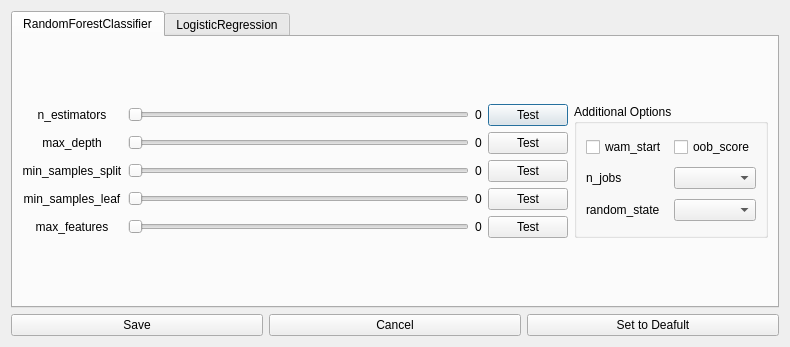
<?xml version="1.0" encoding="UTF-8"?>
<ui version="4.0">
 <class>algorithm_setup</class>
 <widget class="QDialog" name="algorithm_setup">
  <property name="geometry">
   <rect>
    <x>0</x>
    <y>0</y>
    <width>790</width>
    <height>347</height>
   </rect>
  </property>
  <property name="windowTitle">
   <string>Sklearn Algorithms</string>
  </property>
  <layout class="QGridLayout" name="gridLayout">
   <item row="0" column="1">
    <widget class="QTabWidget" name="algorithm_pages">
     <property name="currentIndex">
      <number>0</number>
     </property>
     <widget class="QWidget" name="rfc">
      <attribute name="title">
       <string>RandomForestClassifier</string>
      </attribute>
      <layout class="QGridLayout" name="gridLayout_3">
       <item row="0" column="0">
        <layout class="QGridLayout" name="gridLayout_2">
         <item row="1" column="2">
          <widget class="QLabel" name="rfc_lbl_depth">
           <property name="text">
            <string>0</string>
           </property>
           <property name="alignment">
            <set>Qt::AlignCenter</set>
           </property>
          </widget>
         </item>
         <item row="4" column="0">
          <widget class="QLabel" name="label_5">
           <property name="text">
            <string>max_features</string>
           </property>
           <property name="alignment">
            <set>Qt::AlignCenter</set>
           </property>
          </widget>
         </item>
         <item row="0" column="1">
          <widget class="QSlider" name="rfc_slider_esti">
           <property name="maximum">
            <number>300</number>
           </property>
           <property name="singleStep">
            <number>5</number>
           </property>
           <property name="orientation">
            <enum>Qt::Horizontal</enum>
           </property>
          </widget>
         </item>
         <item row="1" column="1">
          <widget class="QSlider" name="rfc_slider_depth">
           <property name="minimum">
            <number>1</number>
           </property>
           <property name="maximum">
            <number>32</number>
           </property>
           <property name="orientation">
            <enum>Qt::Horizontal</enum>
           </property>
          </widget>
         </item>
         <item row="2" column="2">
          <widget class="QLabel" name="rfc_lbl_split">
           <property name="text">
            <string>0</string>
           </property>
           <property name="alignment">
            <set>Qt::AlignCenter</set>
           </property>
          </widget>
         </item>
         <item row="3" column="2">
          <widget class="QLabel" name="rfc_lbl_leaf">
           <property name="text">
            <string>0</string>
           </property>
           <property name="alignment">
            <set>Qt::AlignCenter</set>
           </property>
          </widget>
         </item>
         <item row="4" column="2">
          <widget class="QLabel" name="rfc_lbl_max_features">
           <property name="text">
            <string>0</string>
           </property>
           <property name="alignment">
            <set>Qt::AlignCenter</set>
           </property>
          </widget>
         </item>
         <item row="0" column="2">
          <widget class="QLabel" name="rfc_lbl_esti">
           <property name="text">
            <string>0</string>
           </property>
           <property name="alignment">
            <set>Qt::AlignCenter</set>
           </property>
          </widget>
         </item>
         <item row="0" column="0">
          <widget class="QLabel" name="label">
           <property name="text">
            <string>n_estimators</string>
           </property>
           <property name="alignment">
            <set>Qt::AlignCenter</set>
           </property>
          </widget>
         </item>
         <item row="1" column="0">
          <widget class="QLabel" name="label_2">
           <property name="text">
            <string>max_depth</string>
           </property>
           <property name="alignment">
            <set>Qt::AlignCenter</set>
           </property>
          </widget>
         </item>
         <item row="2" column="0">
          <widget class="QLabel" name="label_3">
           <property name="text">
            <string>min_samples_split</string>
           </property>
           <property name="alignment">
            <set>Qt::AlignCenter</set>
           </property>
          </widget>
         </item>
         <item row="2" column="1">
          <widget class="QSlider" name="rfc_slider_split">
           <property name="minimum">
            <number>1</number>
           </property>
           <property name="maximum">
            <number>10</number>
           </property>
           <property name="singleStep">
            <number>1</number>
           </property>
           <property name="orientation">
            <enum>Qt::Horizontal</enum>
           </property>
          </widget>
         </item>
         <item row="3" column="1">
          <widget class="QSlider" name="rfc_slider_leaf">
           <property name="minimum">
            <number>1</number>
           </property>
           <property name="maximum">
            <number>5</number>
           </property>
           <property name="orientation">
            <enum>Qt::Horizontal</enum>
           </property>
          </widget>
         </item>
         <item row="3" column="0">
          <widget class="QLabel" name="label_4">
           <property name="text">
            <string>min_samples_leaf</string>
           </property>
           <property name="alignment">
            <set>Qt::AlignCenter</set>
           </property>
          </widget>
         </item>
         <item row="0" column="3">
          <widget class="QPushButton" name="rfc_test_esti">
           <property name="text">
            <string>Test</string>
           </property>
          </widget>
         </item>
         <item row="1" column="3">
          <widget class="QPushButton" name="rfc_test_depth">
           <property name="text">
            <string>Test</string>
           </property>
          </widget>
         </item>
         <item row="2" column="3">
          <widget class="QPushButton" name="rfc_test_split">
           <property name="text">
            <string>Test</string>
           </property>
          </widget>
         </item>
         <item row="3" column="3">
          <widget class="QPushButton" name="rfc_test_leaf">
           <property name="text">
            <string>Test</string>
           </property>
          </widget>
         </item>
         <item row="4" column="3">
          <widget class="QPushButton" name="rfc_test_max_features">
           <property name="text">
            <string>Test</string>
           </property>
          </widget>
         </item>
         <item row="4" column="1">
          <widget class="QSlider" name="rfc_slider_max_features">
           <property name="minimum">
            <number>0</number>
           </property>
           <property name="maximum">
            <number>20</number>
           </property>
           <property name="value">
            <number>0</number>
           </property>
           <property name="orientation">
            <enum>Qt::Horizontal</enum>
           </property>
          </widget>
         </item>
        </layout>
       </item>
       <item row="0" column="1">
        <layout class="QVBoxLayout" name="verticalLayout">
         <item>
          <widget class="QGroupBox" name="groupBox">
           <property name="title">
            <string>Additional Options</string>
           </property>
           <layout class="QGridLayout" name="gridLayout_4">
            <item row="0" column="1">
             <widget class="QCheckBox" name="rfc_oob_score">
              <property name="text">
               <string>oob_score</string>
              </property>
             </widget>
            </item>
            <item row="5" column="1">
             <widget class="QComboBox" name="rfc_randomstate"/>
            </item>
            <item row="3" column="1">
             <widget class="QComboBox" name="rfc_njobs"/>
            </item>
            <item row="3" column="0">
             <widget class="QLabel" name="label_11">
              <property name="text">
               <string>n_jobs</string>
              </property>
             </widget>
            </item>
            <item row="5" column="0">
             <widget class="QLabel" name="label_12">
              <property name="text">
               <string>random_state</string>
              </property>
             </widget>
            </item>
            <item row="0" column="0">
             <widget class="QCheckBox" name="rfc_warm_start">
              <property name="text">
               <string>wam_start</string>
              </property>
             </widget>
            </item>
           </layout>
          </widget>
         </item>
        </layout>
       </item>
      </layout>
     </widget>
     <widget class="QWidget" name="lr">
      <attribute name="title">
       <string>LogisticRegression</string>
      </attribute>
      <layout class="QGridLayout" name="gridLayout_7">
       <item row="0" column="0">
        <layout class="QGridLayout" name="gridLayout_5">
         <item row="3" column="0">
          <widget class="QLabel" name="label_22">
           <property name="text">
            <string>intercept_scaling</string>
           </property>
           <property name="alignment">
            <set>Qt::AlignCenter</set>
           </property>
          </widget>
         </item>
         <item row="0" column="1">
          <widget class="QSlider" name="horizontalSlider_7">
           <property name="orientation">
            <enum>Qt::Horizontal</enum>
           </property>
          </widget>
         </item>
         <item row="2" column="3">
          <widget class="QPushButton" name="rfc_test_split_2">
           <property name="text">
            <string>Test</string>
           </property>
          </widget>
         </item>
         <item row="3" column="3">
          <widget class="QPushButton" name="rfc_test_leaf_2">
           <property name="text">
            <string>Test</string>
           </property>
          </widget>
         </item>
         <item row="1" column="2">
          <widget class="QLabel" name="label_13">
           <property name="text">
            <string>0</string>
           </property>
           <property name="alignment">
            <set>Qt::AlignCenter</set>
           </property>
          </widget>
         </item>
         <item row="0" column="3">
          <widget class="QPushButton" name="rfc_test_esti_2">
           <property name="text">
            <string>Test</string>
           </property>
          </widget>
         </item>
         <item row="3" column="1">
          <widget class="QSlider" name="horizontalSlider_10">
           <property name="orientation">
            <enum>Qt::Horizontal</enum>
           </property>
          </widget>
         </item>
         <item row="2" column="2">
          <widget class="QLabel" name="label_15">
           <property name="text">
            <string>0</string>
           </property>
           <property name="alignment">
            <set>Qt::AlignCenter</set>
           </property>
          </widget>
         </item>
         <item row="1" column="1">
          <widget class="QSlider" name="horizontalSlider_8">
           <property name="orientation">
            <enum>Qt::Horizontal</enum>
           </property>
          </widget>
         </item>
         <item row="0" column="0">
          <widget class="QLabel" name="label_19">
           <property name="text">
            <string>C</string>
           </property>
           <property name="alignment">
            <set>Qt::AlignCenter</set>
           </property>
          </widget>
         </item>
         <item row="2" column="0">
          <widget class="QLabel" name="label_21">
           <property name="text">
            <string>tol</string>
           </property>
           <property name="alignment">
            <set>Qt::AlignCenter</set>
           </property>
          </widget>
         </item>
         <item row="1" column="0">
          <widget class="QLabel" name="label_20">
           <property name="text">
            <string>max_iter</string>
           </property>
           <property name="alignment">
            <set>Qt::AlignCenter</set>
           </property>
          </widget>
         </item>
         <item row="2" column="1">
          <widget class="QSlider" name="horizontalSlider_9">
           <property name="orientation">
            <enum>Qt::Horizontal</enum>
           </property>
          </widget>
         </item>
         <item row="1" column="3">
          <widget class="QPushButton" name="rfc_test_depth_2">
           <property name="text">
            <string>Test</string>
           </property>
          </widget>
         </item>
         <item row="3" column="2">
          <widget class="QLabel" name="label_16">
           <property name="text">
            <string>0</string>
           </property>
           <property name="alignment">
            <set>Qt::AlignCenter</set>
           </property>
          </widget>
         </item>
         <item row="0" column="2">
          <widget class="QLabel" name="label_18">
           <property name="text">
            <string>0</string>
           </property>
           <property name="alignment">
            <set>Qt::AlignCenter</set>
           </property>
          </widget>
         </item>
        </layout>
       </item>
       <item row="0" column="1">
        <widget class="QGroupBox" name="groupBox_2">
         <property name="title">
          <string>Additional Options</string>
         </property>
         <layout class="QGridLayout" name="gridLayout_6">
          <item row="4" column="1">
           <widget class="QComboBox" name="comboBox_5"/>
          </item>
          <item row="8" column="1">
           <widget class="QComboBox" name="comboBox_3"/>
          </item>
          <item row="6" column="1">
           <widget class="QComboBox" name="comboBox_4"/>
          </item>
          <item row="6" column="0">
           <widget class="QLabel" name="label_23">
            <property name="text">
             <string>n_jobs</string>
            </property>
           </widget>
          </item>
          <item row="8" column="0">
           <widget class="QLabel" name="label_24">
            <property name="text">
             <string>random_state</string>
            </property>
           </widget>
          </item>
          <item row="0" column="0">
           <widget class="QCheckBox" name="rfc_warm_start_2">
            <property name="text">
             <string>wam_start</string>
            </property>
           </widget>
          </item>
          <item row="4" column="0">
           <widget class="QLabel" name="label_25">
            <property name="text">
             <string>penalty</string>
            </property>
           </widget>
          </item>
          <item row="0" column="1">
           <widget class="QCheckBox" name="rfc_oob_score_2">
            <property name="text">
             <string>oob_score</string>
            </property>
           </widget>
          </item>
          <item row="1" column="0">
           <widget class="QCheckBox" name="checkBox">
            <property name="text">
             <string>dual</string>
            </property>
           </widget>
          </item>
          <item row="5" column="1">
           <widget class="QComboBox" name="comboBox_6"/>
          </item>
          <item row="5" column="0">
           <widget class="QLabel" name="label_14">
            <property name="text">
             <string>solver</string>
            </property>
           </widget>
          </item>
          <item row="1" column="1">
           <widget class="QCheckBox" name="checkBox_2">
            <property name="text">
             <string>fit_intercept</string>
            </property>
           </widget>
          </item>
         </layout>
        </widget>
       </item>
      </layout>
     </widget>
    </widget>
   </item>
   <item row="1" column="1">
    <layout class="QHBoxLayout" name="horizontalLayout_2">
     <item>
      <widget class="QPushButton" name="push_alg_save">
       <property name="text">
        <string>Save</string>
       </property>
      </widget>
     </item>
     <item>
      <widget class="QPushButton" name="push_alg_cancel">
       <property name="text">
        <string>Cancel</string>
       </property>
      </widget>
     </item>
     <item>
      <widget class="QPushButton" name="push_alg_deafult">
       <property name="text">
        <string>Set to Deafult</string>
       </property>
      </widget>
     </item>
    </layout>
   </item>
  </layout>
 </widget>
 <resources/>
 <connections/>
</ui>
